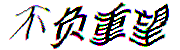
#> input picture data/bfzw.png, 180 x 50 px, given as the content of the folder /Users/haonansun/Desktop/testing/, which was not available
$ python dev.py   (Python 2 division)
#> lines starting #> are read from the running program, lines starting #| are printed output that depends on the picture; after the words box and inside, x2 and y2 are one past the last pixel; in counts of white or black regions, pixels touching at a corner belong together; pictures that were not available may be replaced by others from this repository, and a replacement may not be noted
#> in gen_real_test_dataset, img is the input picture: PIL image 180x50 RGB; mean R, G, B 201.7, 200.4, 201.5
### imageprocess/utils.py
import numpy as np
from PIL import Image

# [8 lines left out: function load_chinese_phrases, not called in this run]

def minBoundingBox(img):
    matrix = np.array(img.convert("L"))
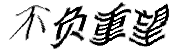
#> matrix: shape (50, 180); min 0, max 255, mean 200.9
    threshold = 200
    matrix = np.where(matrix>threshold, 0, 1)
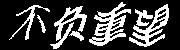
#> matrix: shape (50, 180) int64; values 0 (black) and 1 (white), 25% white; 7 white regions, largest, box (x1, y1, x2, y2) and area: (89, 2, 131, 46) 711, (129, 4, 169, 47) 561, (50, 6, 87, 49) 481
    col_hist = np.sum(matrix, 0)
#> col_hist = 180 values, max 30 at index 146, min 0 at index 0, mean 12.49
    row_hist = np.sum(matrix, 1)
#> row_hist = 50 values, max 74 at index 15, min 0 at index 0, mean 44.96
    left, right, top, bot = 0, len(col_hist)-1, 0, len(row_hist)-1
#> left = 0; right = 179; top = 0; bot = 49
    while col_hist[left] == 0 and left < right: left += 1
#> this loop made 9 passes
#> after the loop, left = 9
    while col_hist[right] == 0 and left < right: right -= 1
#> this loop made 11 passes
#> right on passes 1 to 11: 178, 177, 176, 175, 174, 173, 172, 171, 170, 169, 168
#> after the loop, right = 168
    while row_hist[top] == 0 and top < bot: top += 1
#> this loop made 2 passes
#> top on passes 1 to 2: 1, 2
#> after the loop, top = 2
    while row_hist[bot] == 0 and top < bot: bot -= 1
#> this loop made 1 pass
#> bot on pass 1: 48
#> after the loop, bot = 48
    img = img.crop((left, top, right, bot))
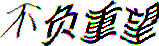
#> img: PIL image 159x46 RGB; mean R, G, B 189.8, 188.2, 189.2
    return img

def trim_label(img, size=227):
    img = minBoundingBox(img)
    width, height = img.size
#> width = 159; height = 46
    new_height = size / max(width, height) * height
#> new_height = 46
    img = img.resize((size, new_height))
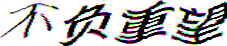
#> img: PIL image 227x46 RGB; mean R, G, B 189.9, 188.3, 189.3
    result = Image.new('L', (size, size), 255)
#> result: PIL image 227x227 L; every value is 255
    result.paste(img, (0, (size - new_height)//2))
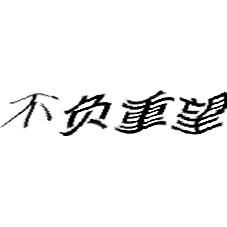
#> result: PIL image 227x227 L; min 0, max 255, mean 241.6
    return result


# [5 lines left out: function crop_label, not called in this run]

### imageprocess/dev.py
from PIL import Image
from PIL.ImageOps import grayscale
import numpy as np
import matplotlib.pyplot as plt

from imageprocess.utils import trim_label, crop_label

np.set_printoptions(threshold=np.nan)


def demo_cropping_generated_label():
    print "Demo for cropping generated label"
    im = Image.open("../data/mh.png")
    label = trim_label(im, size=100)
    label = label.resize((60, 60))
    label.show()
    raw_input("Press Enter to Continue")


def demo_cropping_read_label():
    print "Demo for cropping real label"
    im = Image.open("../data/captcha_0.jpg")
    label = crop_label(im)
    label = trim_label(label)
    # label = label.resize((60, 60))
    label.show()
    raw_input("Press Enter to Quit")


# to save the file
# execute image.save(filename, format)
# e.g: label.save("label.jpeg", "JPEG")

def gen_real_test_dataset():
    import os
    for img_fname in os.listdir('/Users/haonansun/Desktop/testing/'):

        try:
            img = Image.open(os.path.join('/Users/haonansun/Desktop/testing/', img_fname))
            label = trim_label(img)
            label.save(os.path.join('/Users/haonansun/Desktop/temp/', img_fname), 'JPEG')
            print img_fname
        except IOError:
            pass


gen_real_test_dataset()
